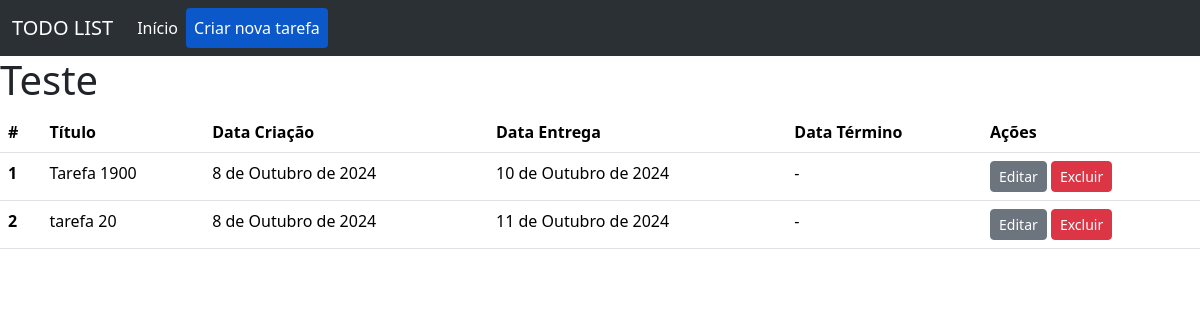
Before: / with the older database file.
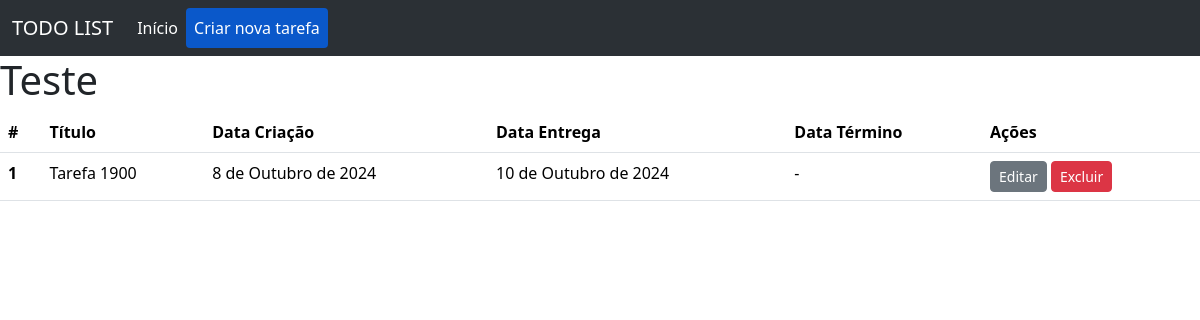
After: the same page with the newer database file.
### todos/models.py (models this page shows)
class Todo(models.Model):
    title = models.CharField(max_length=100, null=False, blank=False)
    created_at = models.DateField(auto_now_add=True, null=False, blank=False)
    deadline = models.DateField(null=False, blank=False)
    finished_at = models.DateField(null=True)

### todos/views.py (the view)
# urls.py: path("", TodoListView.as_view(), name="todo_list"),
class TodoListView(ListView):
    model = Todo

### todos/templates/todos/todo_list.html (shortened to what this page needs)
<!DOCTYPE html>
<html lang="en">
  <head>
    <link
      href="https://cdn.jsdelivr.net/npm/bootstrap@5.3.3/dist/css/bootstrap.min.css"
      rel="stylesheet"
    />
  </head>
  <body>
    <nav class="navbar navbar-expand-lg bg-body-tertiary" data-bs-theme="dark">
      <div class="container-fluid">
        <a class="navbar-brand" href="/">TODO LIST</a>
        <div class="collapse navbar-collapse" id="navbarNavAltMarkup">
          <div class="navbar-nav">
            <a class="nav-link active" aria-current="page" href="/">Início</a>
            <a class="nav-link active btn btn-primary btn-sm" href="/create">Criar nova tarefa</a>
          </div>
        </div>
      </div>
    </nav>
    <main>
      <h1>Teste</h1>
      <table class="table">
        <thead>
          <tr>
            <th scope="col">#</th>
            <th scope="col">Título</th>
            <th scope="col">Data Criação</th>
            <th scope="col">Data Entrega</th>
            <th scope="col">Data Término</th>
            <th scope="col">Ações</th>
          </tr>
        </thead>
        <tbody>
          {% for todo in todo_list %}
          <tr>
            <th scope="row">{{ todo.id }}</th>
            <td>{{ todo.title }}</td>
            <td>{{ todo.created_at }}</td>
            <td>{{ todo.deadline }}</td>
            <td>{{ todo.finished_at | default:"-"}}</td>
            <td>
              <a
                href="{% url 'todo_update' pk=todo.pk %}"
                class="btn btn-secondary btn-sm"
                >Editar</a
              >
              <a href="{% url 'todo_delete' pk=todo.pk %}" class="btn btn-danger btn-sm">Excluir</a>
            </td>
          </tr>
          {% endfor %}
        </tbody>
      </table>
    </main>
  </body>
</html>

Changed rows visible on the page:
removed Todo: id "2", title "tarefa 20", created_at "8 de Outubro de 2024", deadline "11 de Outubro de 2024", finished_at "-"
